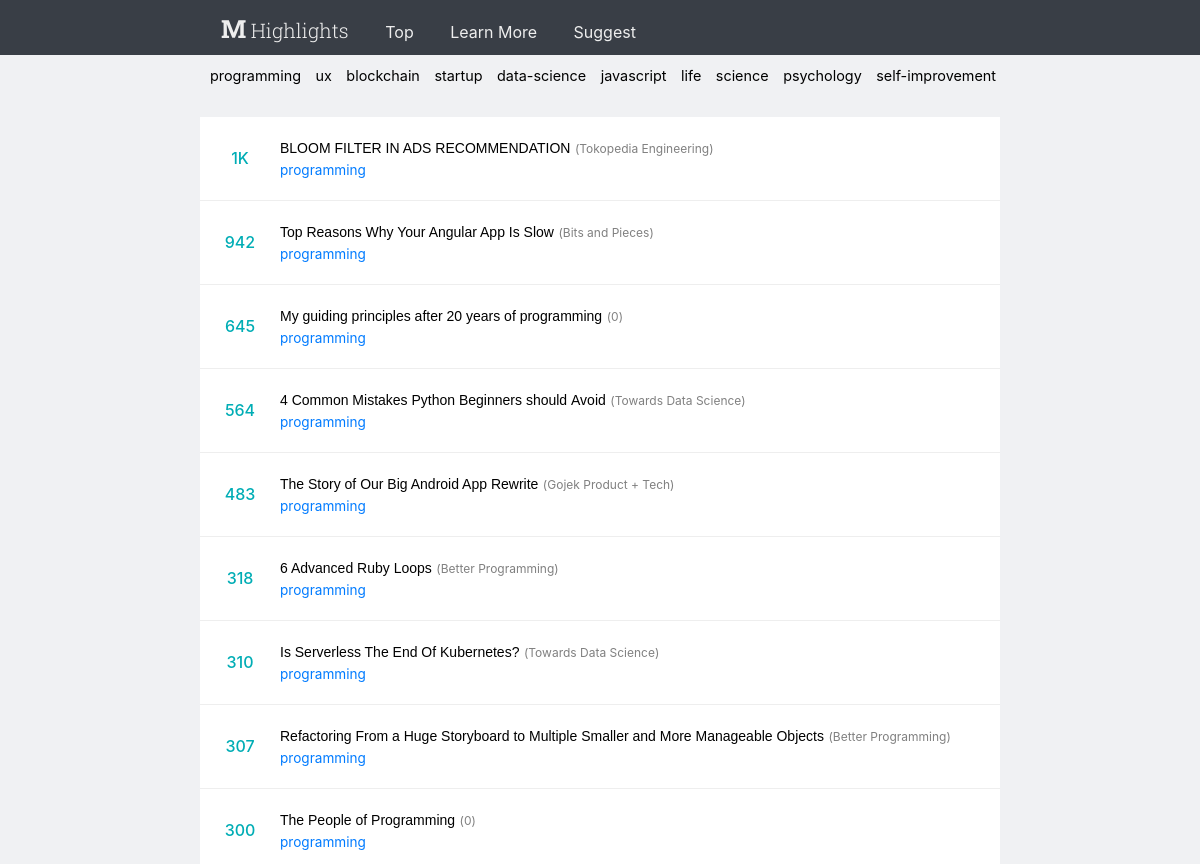
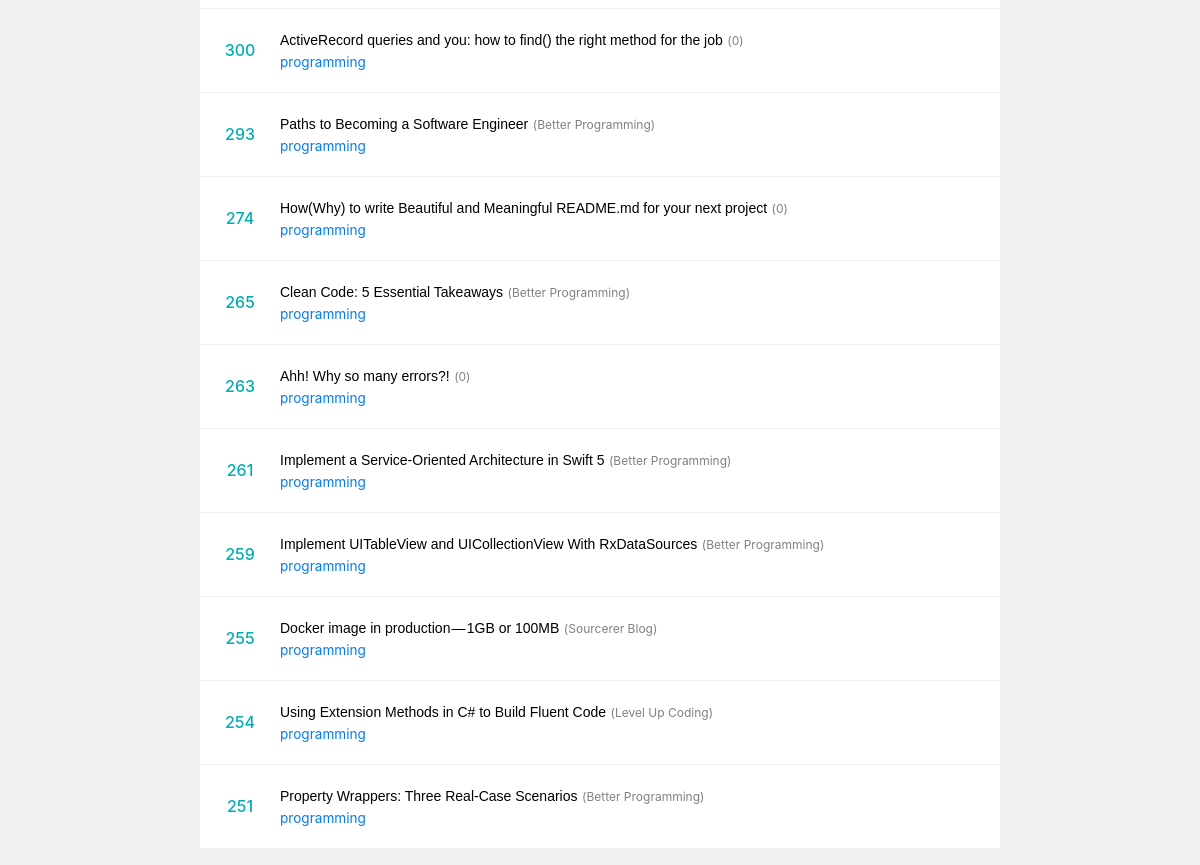
Before: /tag/programming/ with the older database file (2 pictures, top to bottom).
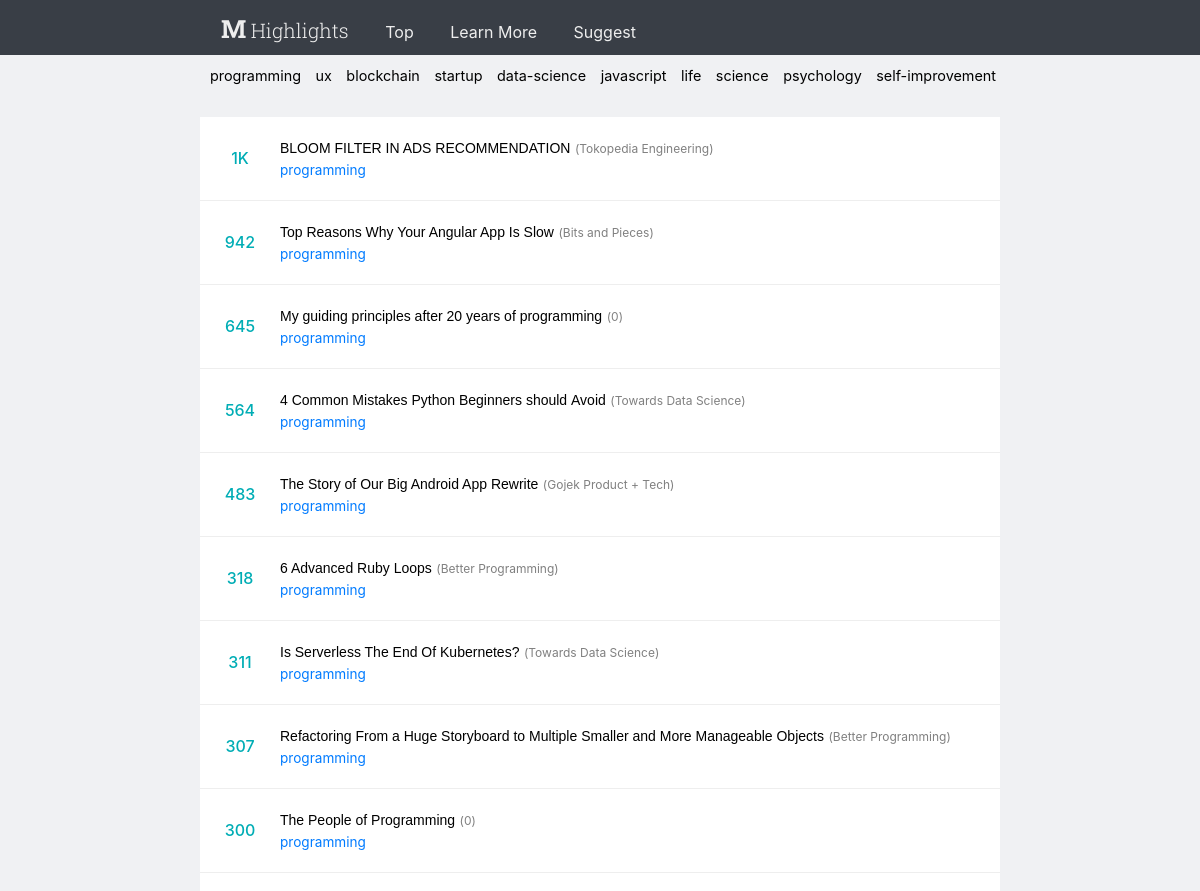
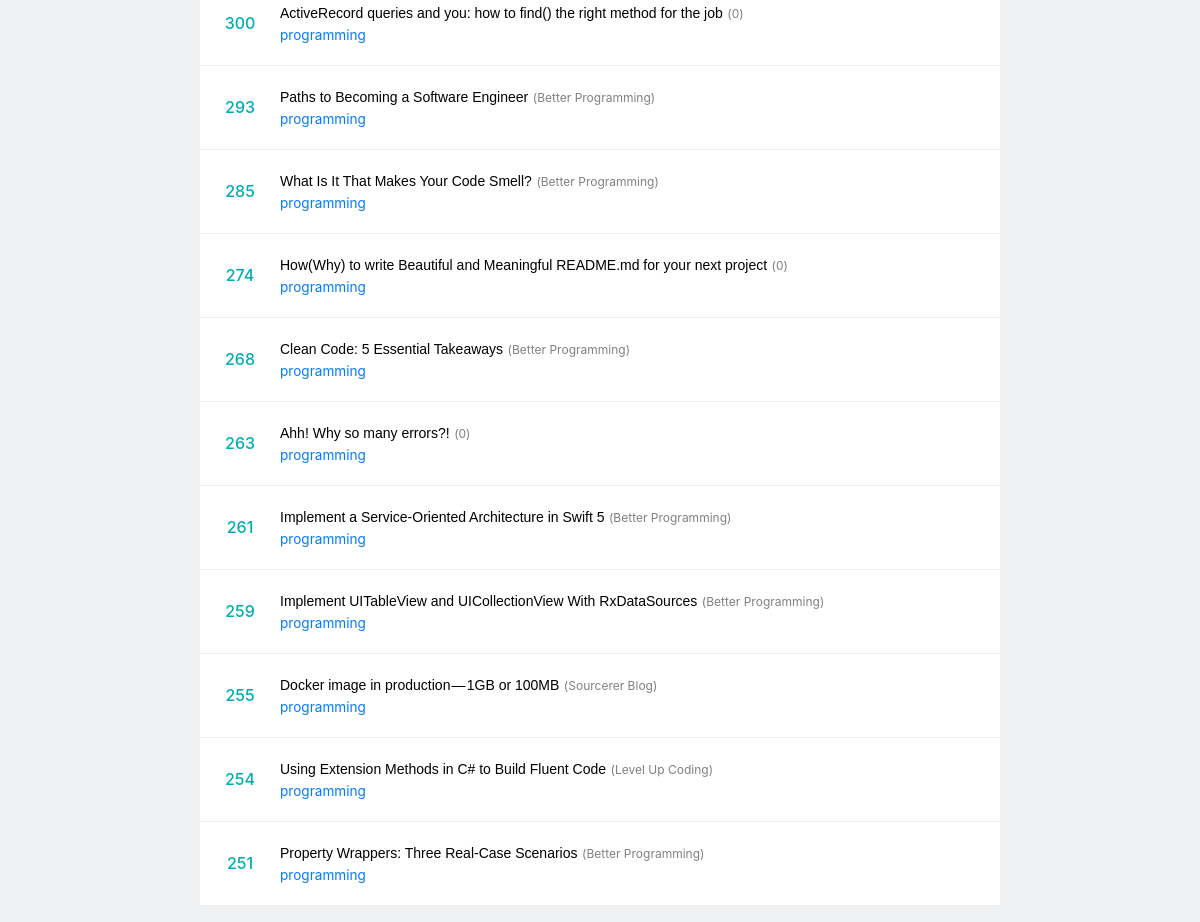
After: the same page with the newer database file (2 pictures, top to bottom).
### scraper/models.py (models this page shows, shortened)
class Tag(models.Model):
    category = models.CharField(unique=True, max_length=40)
    def __str__(self):
        return self.category

class Article(models.Model):
    title = models.CharField(max_length=120)
    tag = models.CharField(max_length=40)
    url = models.URLField(unique=False)
    claps = models.IntegerField()
    clapStr = models.CharField(max_length=30)
    authur = models.CharField(max_length=40)
    publication = models.CharField(max_length=40)
    date = models.DateField()
    class Meta():
        ordering = ['-claps']

### scraper/views.py (the view)
# urls.py: path('tag/<slug:tag_value>/', views.tagList)
def tagList(request, tag_value):
    category_list = Article.objects.filter(tag=tag_value)
    allCategories = Tag.objects.all()
    context = {'category_list': category_list, 'allCategories': allCategories}
    return render(request, 'tag.html', context)

### scraper/templates/tag.html (shortened to what this page needs)
<body style="margin: 0px; background-color: #f0f1f3;">
    {% include "header.html" %}
    <div class="article-view">
        <ul>
            {% if category_list %}
            {% for articles in category_list %}
            <li class="news-item"
                style="list-style-type:none; background-color: #fff; padding: 20px 30px 20px 80px; line-height: 20px; border-bottom: 1px solid #eee">
                <span class="claps">{{ articles.clapStr }}</span>
                <span class="title">
                    <a href="{{ articles.url }}" style="font-family: Verdana, Geneva, sans-serif; text-decoration: none; color: black; font-size: 14px; overflow: hidden; text-overflow: ellipsis;">{{ articles.title }}</a>
                    <span class="pub">
                        (<a>{{ articles.publication }}</a>)
                    </span>
                </span>
                <br>
                <span class="meta">
                    <span class="tag"><a href="/tag/{{ articles.tag }}">{{ articles.tag }}</a></span>
                </span>
            </li>
            {% endfor %}
            {% else %}
            <p>no articels available</p>
            {% endif %}
        </ul>
    </div>
</body>

### scraper/templates/header.html (shortened to what this page needs)
<link rel="stylesheet" href="https://stackpath.bootstrapcdn.com/bootstrap/4.4.1/css/bootstrap.min.css">
<header style="background-color:#393e46; height: 55px" >
    <nav class="inner">
        <a href="\" class="applogo">M</a>
        <a href="\" class="applogo2">Highlights</a>
        <a href="\">Top</a>
        <a href="https:www.vascodegraaff.com">Learn More</a>
        <a href="mailto:vascodegraaff@gmail.com?subject=Suggestion for Medium Highlight">Suggest</a>
    </nav class="inner">
</header>
{% if allCategories %}
    <div class="scrollmenu">
        {% for tag in allCategories %}
        <a href="\tag/{{ tag }}">{{ tag }}</a>
        {% endfor %}
    </div>
{% endif %}

### scraper/templates/tag.html (style rules this page uses)
.article-view { max-width: 800px; margin: 0 auto; position: relative; margin-top: 20px; }
.claps { color: #00adb5; font-size: 1em; font-weight: 500; position: absolute; top: 50%; left: 0; width: 80px; text-align: center; margin-top: -10px; }
.news-item { background-color: #fff; padding: 20px 30px 20px 80px; border-bottom: 1px solid #eee; position: relative; line-height: 20px; }
.meta { font-size: .85em; color: #828282; }
.scrollmenu { overflow: auto; white-space: nowrap; max-width: 800px; box-sizing: border-box; margin: 0 auto; padding: 5px 5px; }
.scrollmenu a { display: inline-block; text-align: center; text-decoration: none; font-size: 0.9em; padding: 5px; }
.scrollmenu a { color: black; }
ul { padding-inline-start: 0px !important; }
.pub { font-size: 12px; color: gray; }

### scraper/templates/header.html (style rules this page uses)
.inner { max-width: 800px; box-sizing: border-box; margin: 0 auto; padding: 10px 5px; }
a { font-family: -apple-system,BlinkMacSystemFont,Segoe UI,Roboto,Oxygen,Ubuntu,Cantarell,Fira Sans,Droid Sans,Helvetica Neue,sans-serif; color: black ; text-decoration: none !important; }
nav a { padding: 1rem; color: #eeeeee !important; }
.applogo { font-family: 'Roboto Slab', serif; font-weight: 700; font-size: 25px; padding-right: 0px; }
.applogo2 { font-family: 'Roboto Slab', serif; font-weight: 300; font-size: 20px; padding-left: 0px }

Changed rows visible on the page:
removed Article: clapStr "310", title "Is Serverless The End Of Kubernetes?", publication "Towards Data Science", tag "programming"
removed Article: clapStr "265", title "Clean Code: 5 Essential Takeaways", publication "Better Programming", tag "programming"
added Article: clapStr "311", title "Is Serverless The End Of Kubernetes?", publication "Towards Data Science", tag "programming"
added Article: clapStr "285", title "What Is It That Makes Your Code Smell?", publication "Better Programming", tag "programming"
added Article: clapStr "268", title "Clean Code: 5 Essential Takeaways", publication "Better Programming", tag "programming"
